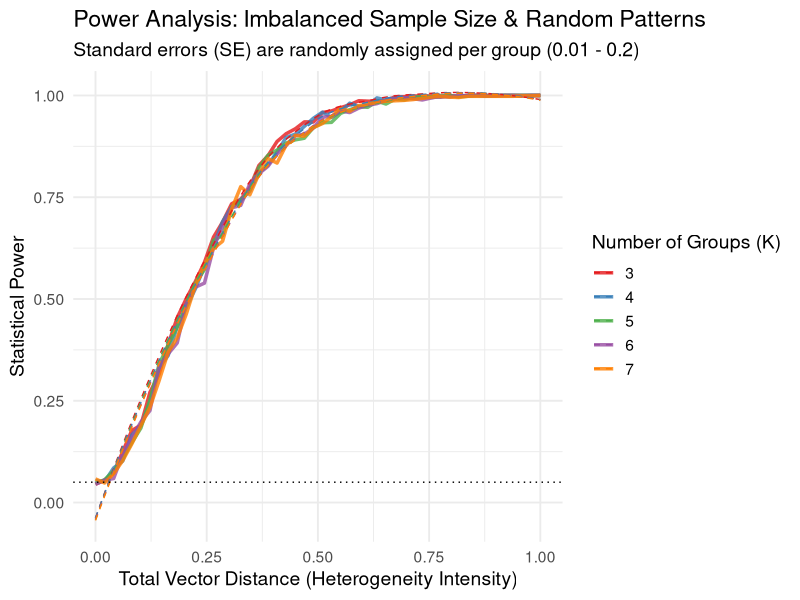

R code for this plot:
library(ggplot2)
library(viridis)

# ==========================================
# 1. 核心计算函数 (固定效应 Q 检验)
# ==========================================
calculate_q_test <- function(beta_hat, se) {
  w <- 1 / (se^2)
  beta_fe <- sum(w * beta_hat) / sum(w)
  q_stat <- sum(w * (beta_hat - beta_fe)^2)
  k <- length(beta_hat)
  p_val <- pchisq(q_stat, df = k - 1, lower.tail = FALSE)
  return(p_val)
}

# ==========================================
# 2. 模拟逻辑：非均衡样本量 + 随机异质性
# ==========================================
set.seed(456)
n_sim <- 1000
alpha <- 0.05
k_values <- c(3, 4, 5, 6, 7)
distance_steps <- seq(0, 1, length.out = 50)

all_results <- data.frame()

for (K in k_values) {
  message(paste("正在模拟 K =", K, "(样本量不平衡 + 随机位置)..."))
  
  for (target_dist in distance_steps) {
    rejections <- 0
    
    for (i in 1:n_sim) {
      # --- A. 随机生成不平衡的 SE (标准误) ---
      # 模拟样本量差异：SE 在 0.02 (大样本) 到 0.15 (小样本) 之间随机
      se_vec <- runif(K, min = 0.01, max = 0.2)
      
      # --- B. 随机生成异质性模式 ---
      if (target_dist == 0) {
        true_beta <- rep(0, K)
      } else {
        # 随机决定有几个组存在效应差异 (至少1组，最多K-1组)
        num_diff_groups <- sample(1:(K-1), 1)
        diff_idx <- sample(1:K, num_diff_groups)
        
        raw_beta <- rep(0, K)
        raw_beta[diff_idx] <- rnorm(num_diff_groups)
        
        # 同样进行中心化和距离缩放
        centered_beta <- raw_beta - mean(raw_beta)
        current_dist <- sqrt(sum(centered_beta^2))
        true_beta <- (centered_beta / current_dist) * target_dist
      }
      
      # --- C. 观测值生成与检验 ---
      # 每个组的噪声标准差由它随机生成的 se_vec 决定
      beta_hat <- rnorm(K, mean = true_beta, sd = se_vec)
      p_val <- calculate_q_test(beta_hat, se_vec)
      
      if (p_val < alpha) rejections <- rejections + 1
    }
    
    all_results <- rbind(all_results, data.frame(
      K = as.factor(K),
      distance = target_dist,
      power = rejections / n_sim
    ))
  }
}

# ==========================================
# 3. 可视化
# ==========================================


pdf("/data2/qiuyue/environment/L2_vs_power_multiK.pdf", width=8, height=6)
ggplot(all_results, aes(x = distance, y = power, color = K, group = K)) +
  geom_line(size = 1.2, alpha = 0.8) +
  geom_smooth(method = "loess", se = FALSE, linetype = "dashed", size = 0.5) +
  scale_color_brewer(palette = "Set1") +
  theme_minimal(base_size = 14) +
  labs(
    title = "Power Analysis: Imbalanced Sample Size & Random Patterns",
    subtitle = "Standard errors (SE) are randomly assigned per group (0.01 - 0.2)",
    x = "Total Vector Distance (Heterogeneity Intensity)",
    y = "Statistical Power",
    color = "Number of Groups (K)"
  ) +
  geom_hline(yintercept = 0.05, linetype = "dotted")
dev.off()
